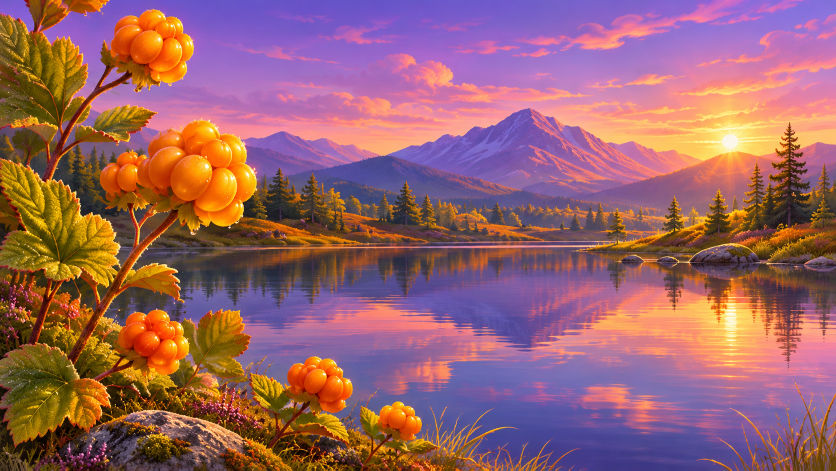
#> input picture docs/design/assets/masters/backgrounds/cloudberry-landscape-landscape.png, 1672 x 941 px (shown at 1/2 size); its folder holds only this picture in this run
$ python export_assets.py
#> lines starting #> are read from the running program, lines starting #| are printed output that depends on the picture
#> in export, raw is the input picture: PIL image 1672x941 RGB; mean R, G, B 152.7, 99.8, 105.4
#!/usr/bin/env python3
"""Export portable delivery formats from preserved image masters.

Requires Pillow. Does not regenerate artwork or modify the PNG masters.
Run from anywhere: python3 docs/design/tools/export_assets.py
"""
from pathlib import Path
import json
from PIL import Image, ImageOps

DESIGN = Path(__file__).resolve().parents[1]
MASTERS = DESIGN / 'assets' / 'masters'
RASTER = DESIGN / 'assets' / 'raster'
FOCUS = {
    'cloudberry-landscape': (0.43, 0.58),
    'mountain-dawn': (0.50, 0.55),
    'lake-sunset': (0.50, 0.50),
    'starry-night': (0.58, 0.48),
    'cloudberry-macro': (0.50, 0.58),
}

def cover_export(image, size, focal=(0.5, 0.5)):
    """Technical cover crop; never distort the image to force an aspect ratio."""
#> called with size = (1600, 900), focal = (0.43, 0.58)
    width, height = image.size
#> width = 1672; height = 941
    aspect = size[0] / size[1]
    if width / height > aspect:
        crop_width, crop_height = height * aspect, float(height)
    else:
        crop_width, crop_height = float(width), width / aspect
#> crop_width = 1672; crop_height = 940.5
    left = (width - crop_width) * focal[0]
#> left = 0
    top = (height - crop_height) * focal[1]
#> top = 0.29
    box = (left, top, left + crop_width, top + crop_height)
#> box = (0, 0.29, 1672, 940.8)
    return image.resize(size, Image.Resampling.LANCZOS, box=box), [round(v, 4) for v in box]

def export():
    outputs = []
    derivations = []
    for source in sorted(MASTERS.rglob('*.png')):
        rel = source.relative_to(MASTERS)
        out = RASTER / rel.parent
        out.mkdir(parents=True, exist_ok=True)
        with Image.open(source) as raw:
            im = ImageOps.exif_transpose(raw)
            # Technical delivery sizes only; source compositions are generated separately.
            if rel.parts[0] == 'backgrounds':
                size = (900, 1600) if source.stem.endswith('-portrait') else (1600, 900)
                topic = source.stem.rsplit('-', 1)[0]
                im, box = cover_export(im.convert('RGB'), size, FOCUS.get(topic, (0.5, 0.5)))
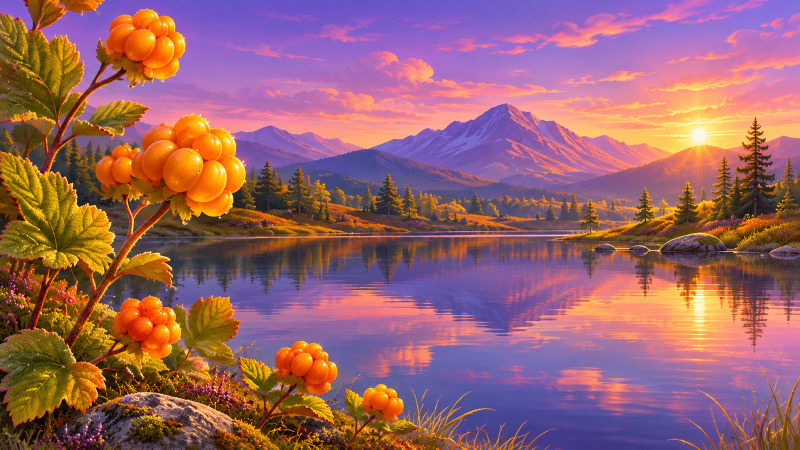
#> im: PIL image 1600x900 RGB (shown at 1/2 size); mean R, G, B 152.7, 99.8, 105.4
#> box = [0, 0.29, 1672, 940.8]
                dst = out / (source.stem + '.webp')
                im.save(dst, 'WEBP', quality=88, method=6)
                outputs.append(str(dst.relative_to(DESIGN)))
                fallback = out / (source.stem + '.jpg')
                im.save(fallback, 'JPEG', quality=90, optimize=True, progressive=True)
                outputs.append(str(fallback.relative_to(DESIGN)))
                derivations.append({'master': str(source.relative_to(DESIGN)), 'exports': [str(dst.relative_to(DESIGN)), str(fallback.relative_to(DESIGN))], 'size': list(size), 'source_crop_box': box, 'operation': 'cover-crop-and-resample; no-stretch'})
            elif rel.parts[0] == 'illustrations':
                im, box = cover_export(im.convert('RGB'), (1280, 720))
                dst = out / (source.stem + '.webp')
                im.save(dst, 'WEBP', quality=90, method=6)
                outputs.append(str(dst.relative_to(DESIGN)))
                derivations.append({'master': str(source.relative_to(DESIGN)), 'exports': [str(dst.relative_to(DESIGN))], 'size': [1280, 720], 'source_crop_box': box, 'operation': 'cover-crop-and-resample; no-stretch'})
            elif rel.parts[0] == 'brand':
                # Retain generated alpha. PNG is the import-safe brand format.
                im = im.convert('RGBA')
                im.thumbnail((1024, 1024), Image.Resampling.LANCZOS)
                dst = out / source.name
                im.save(dst, 'PNG', optimize=True)
                outputs.append(str(dst.relative_to(DESIGN)))
                webp = out / (source.stem + '.webp')
                im.save(webp, 'WEBP', lossless=True, method=6)
                outputs.append(str(webp.relative_to(DESIGN)))
                if source.stem == 'app-icon-3d':
                    for side in (48, 72, 96, 144, 192, 512):
                        sized = out / f'app-icon-{side}.png'
                        im.resize((side, side), Image.Resampling.LANCZOS).save(sized, 'PNG', optimize=True)
                        outputs.append(str(sized.relative_to(DESIGN)))
    (RASTER / 'export-map.json').write_text(json.dumps({'derivations': derivations, 'note': 'PNG masters remain intact; crop boxes are recorded in original pixel coordinates.'}, ensure_ascii=False, indent=2) + '\n')
    print(json.dumps({'exports': outputs, 'count': len(outputs)}, ensure_ascii=False, indent=2))

if __name__ == '__main__':
    export()
